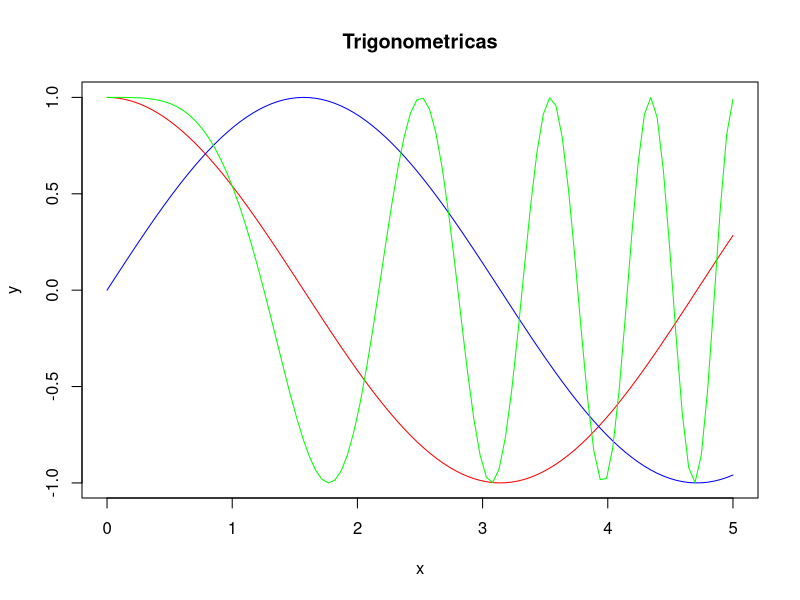
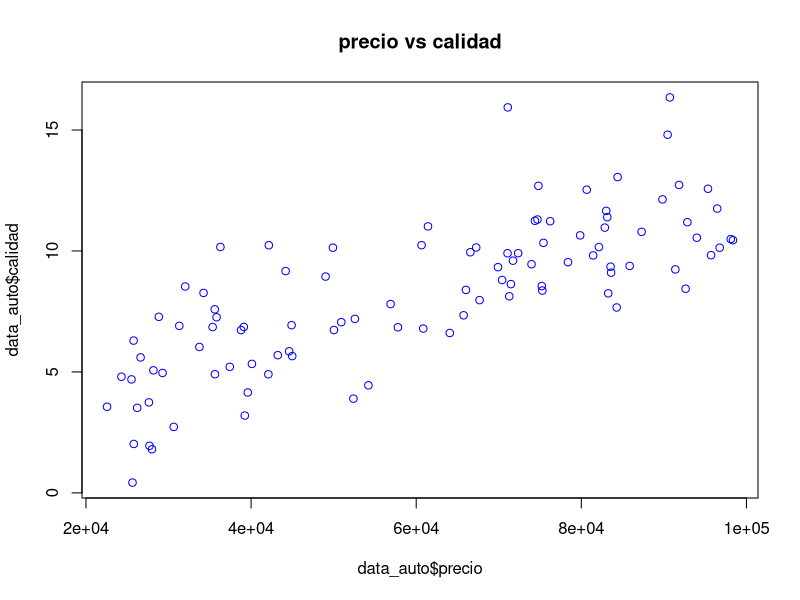

Source code (R) for these figures, in order:
#Ejercicio 1 a

suma <- 0
for (i in 1:10000) {
    suma = suma + i
}
suma


#Ejercicio 1 b
n<-1
suma2<-0
while (suma2<10001) {
    suma2<-1
    for (i in 1:n) {
        suma2 = suma2 + i
    }
    n<-n+1
    suma2
}
n<-n-1

#Ejercicio 1 c



sumar_positivos<- function(array)
{
    result<-0
    for (i in array) {
        if(i>=0){
            result<- result + i
        }
    }
    return(result)
}

a<-sumar_positivos(c(0,0,0))
b<-sumar_positivos(c(0,0,1))
d<-sumar_positivos(c(0,-1,1))
e<-sumar_positivos(c(0,0,-1))
f<-sumar_positivos(c(5,-8,1))

#Ejercio 2

x_array <- seq(0,5,5/(100-1))
x <- seq(0,5,0.2)
y <- cos(x)
plot(x,y,xlab = "x",col ="white", ylab = "y", title("Trigonometricas"))
lines(x_array,cos(x_array),col="red")
lines(x_array,sin(x_array),col="blue")
lines(x_array,cos(x_array**2),col="green")


#Ejercio 3

data_auto <- read.table("autos.txt",header = TRUE)

tercera_fila <- data_auto[3,]
segunda_columna <- data_auto[,2]
mas_barato <- data_auto[which.min(data_auto$precio),]
suma_4_filas <- sum(data_auto[1:4,1])
suma_col<- apply(data_auto, 2 ,sum)
suma_row<- apply(data_auto, 1 ,sum)
data_auto_ord <- data_auto[order(data_auto$precio),]
test <- sort(data_auto$precio,index.return=TRUE)
test_auto <- data_auto[test$ix,]

plot(data_auto$precio,data_auto$calidad,col="blue", title("precio vs calidad"))


#Ejercio 4

data_mt_cars <- mtcars
mt_cars_4_gears <- data_mt_cars[data_mt_cars$gear==4,]
mt_cars_4_gears_name <- rownames(mt_cars_4_gears)
mt_cars_4_gears_y_manual <- data_mt_cars[data_mt_cars$gear==4 & data_mt_cars$am==1,]
mt_cars_4_gears_y_manual_len <- length(rownames(mt_cars_4_gears_y_manual)) 
mt_cars_4_gears_o_manual <- data_mt_cars[data_mt_cars$gear==4 | data_mt_cars$am==1,]
mt_cars_4_gears_o_manual_len <- length(rownames(mt_cars_4_gears_o_manual))
data_mt_cars$am <- factor(data_mt_cars$am)
